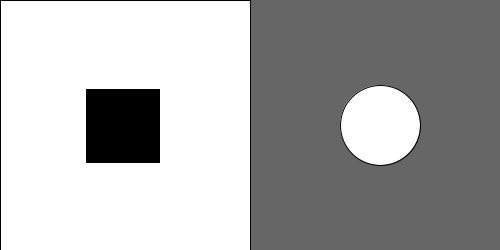
Frame 1 (no input)
Frame 60 (the mouse pressed at the canvas centre just before this capture): identical to frame 1, image omitted
Frame 120 (the mouse held since frame 60 and released just before this capture): identical to frame 1, image omitted

The Processing sketch that drew this single still picture (run headless with seeded random() and noise(); from frame 60 on, the mouse is pressed at the canvas centre):

// Processing sketch: Quiz2
// ── Quiz2.pde
//https://processing.org/examples/button.html
//35 points: Create a circle button. When clicked, it changes the color behind it
//35 points: Create a square button. When clicked, it changes the color behind it
//20 points: Create a rollover state for each button (repeatable once)
//25 points: transition the color smoothly for the background
//10 points: Have text show up below the buttons
//10 points: Change the text when you click a button
//20 points: Have 4 distinct quotes show up.

int rectX, rectY;    
int circleX, circleY;  
int rectSize = 75;     
int circleSize = 80; 
color rectColor, circleColor, baseColor, bgColorL, bgColorR;
color rectHighlight, circleHighlight;
color currentColor;
boolean rectOver = false;
boolean circleOver = false;

void setup() {
  size(500, 250);
  rectColor = color(0);
  rectHighlight = color(51);
  circleColor = color(255);
  circleHighlight = color(204);
  baseColor = color(102);
  currentColor = baseColor;
  circleX = width/2+circleSize/2+90;
  circleY = height/2;
  rectX = width/2-rectSize-90;
  rectY = height/2-rectSize/2;
  ellipseMode(CENTER);
}

void draw() {
  update(mouseX, mouseY);
  background(currentColor);
  rect (0,0,250,250);
  
  if (rectOver) {
    fill(rectHighlight);
  } else {
    fill(rectColor);
  }
  stroke(255);
  rect(rectX, rectY, rectSize, rectSize);
  
  if (circleOver) {
    fill(circleHighlight);
  } else {
    fill(circleColor);
  }
  stroke(0);
  ellipse(circleX, circleY, circleSize, circleSize);
}

void update(int x, int y) {
  if ( overCircle(circleX, circleY, circleSize) ) {
    circleOver = true;
    rectOver = false;
  } else if ( overRect(rectX, rectY, rectSize, rectSize) ) {
    rectOver = true;
    circleOver = false;
  } else {
    circleOver = rectOver = false;
  }
}

void mousePressed() {
  if (circleOver) {
    currentColor = circleColor;
    //bgColorR =
  }
  if (rectOver) {
    currentColor = rectColor;
    //bgColorL = 
  }
}

boolean overRect(int x, int y, int width, int height)  {
  if (mouseX >= x && mouseX <= x+width && 
      mouseY >= y && mouseY <= y+height) {
    return true;
  } else {
    return false;
  }
}

boolean overCircle(int x, int y, int diameter) {
  float disX = x - mouseX;
  float disY = y - mouseY;
  if (sqrt(sq(disX) + sq(disY)) < diameter/2 ) {
    return true;
  } else {
    return false;
  }
}
